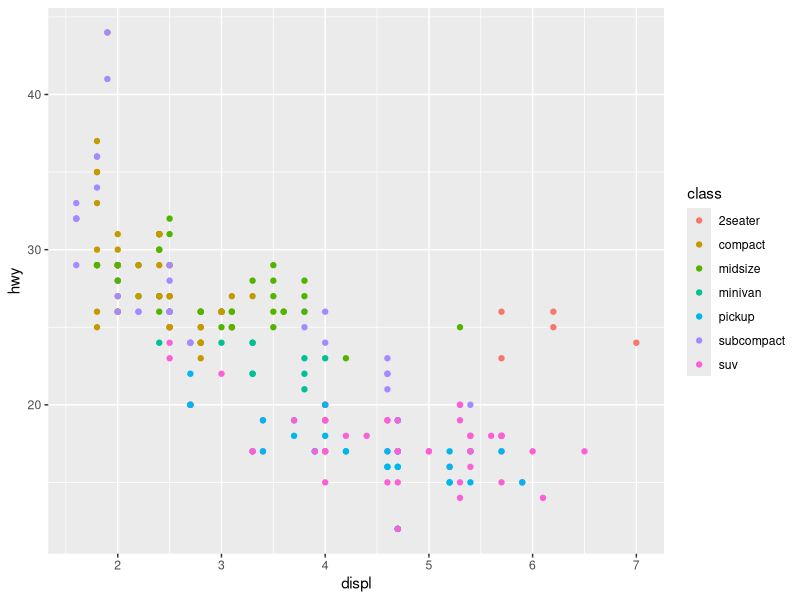
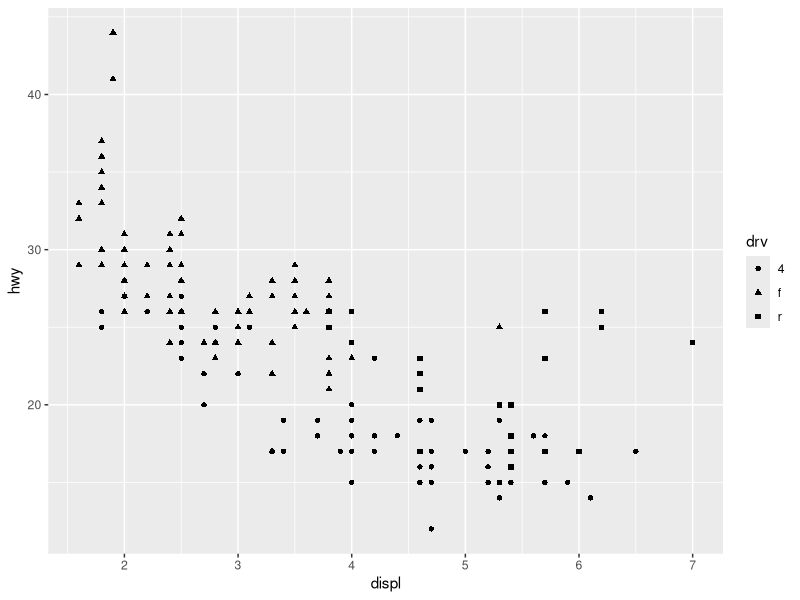
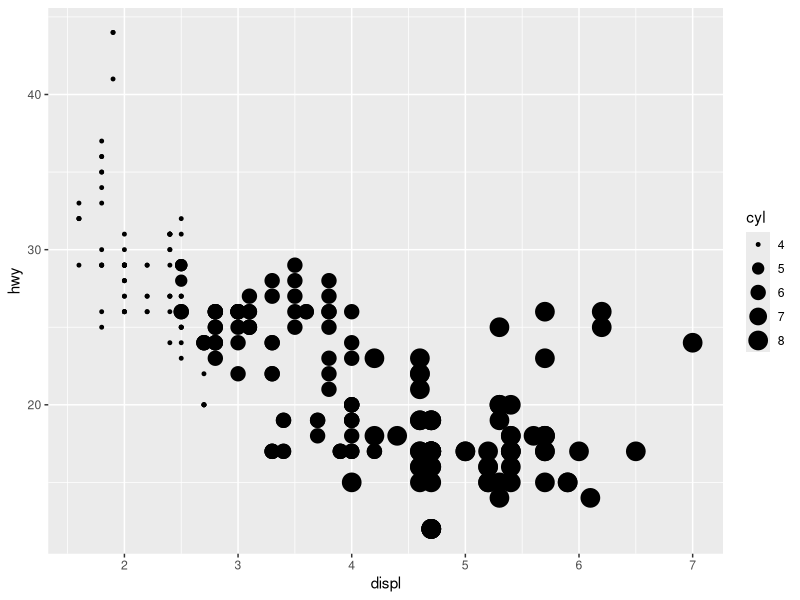
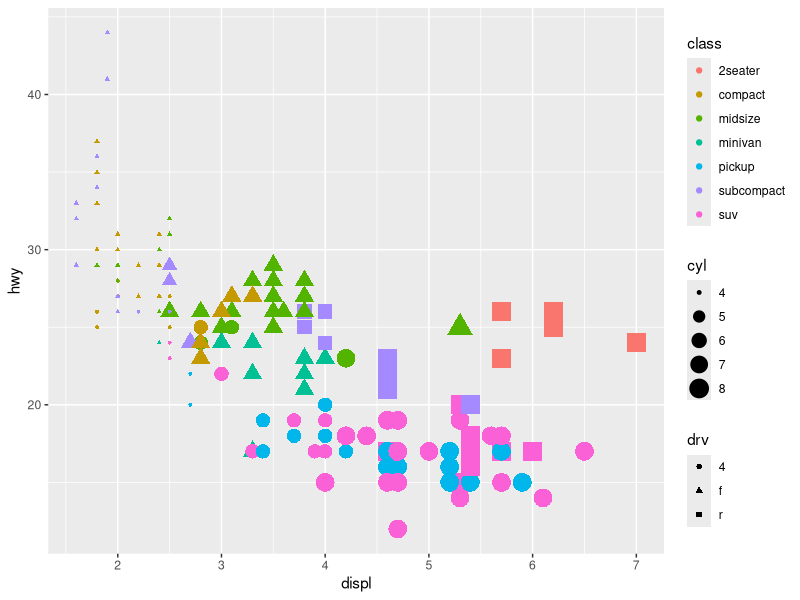
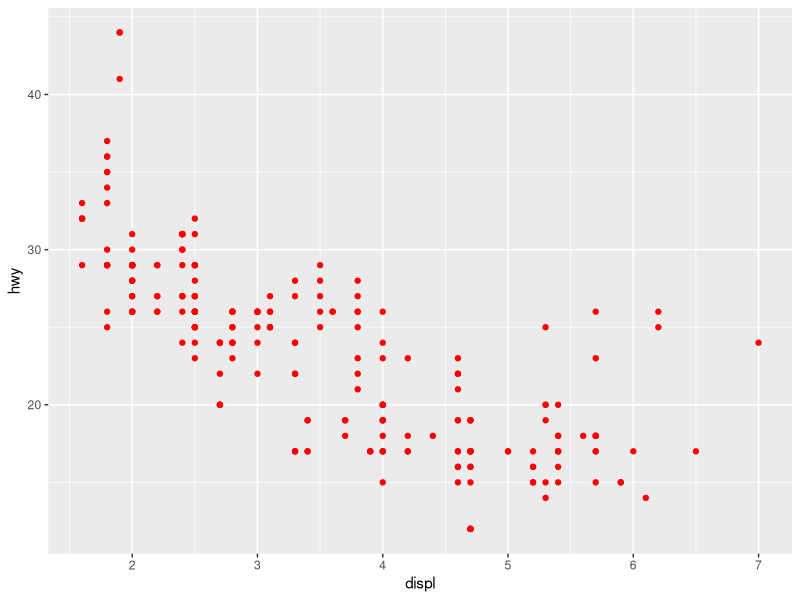
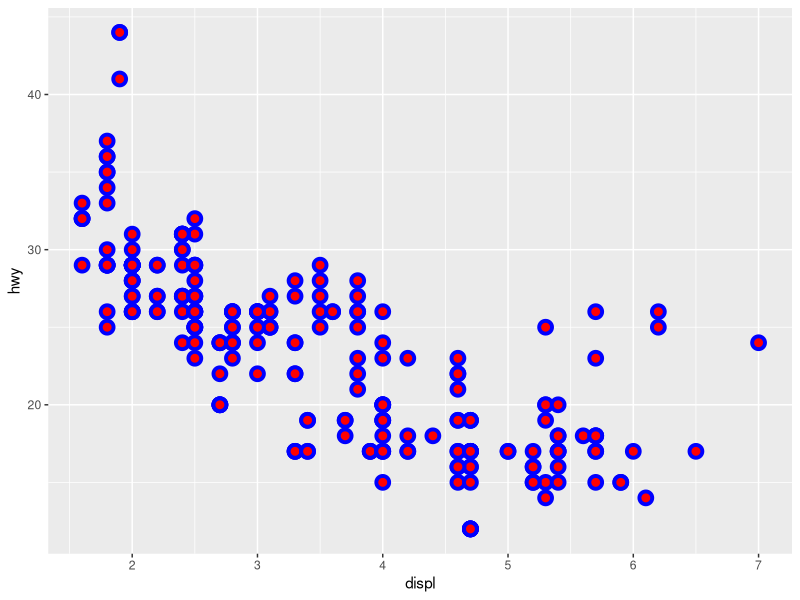
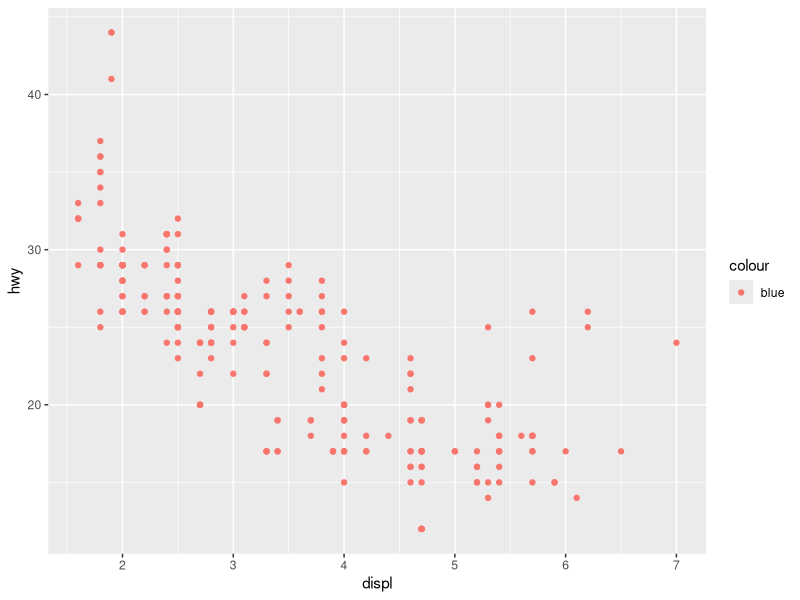
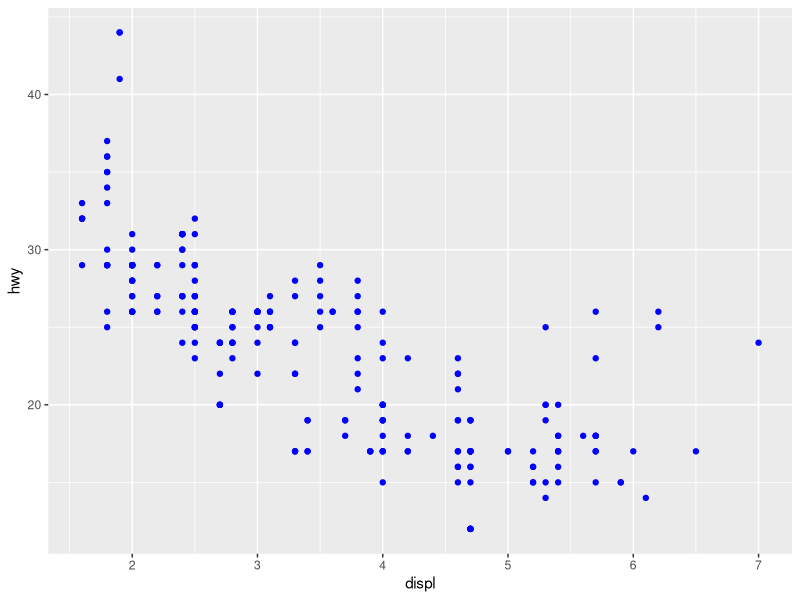

The R script that drew these images, in order:
library(tidyverse)
# 변수 class를 시각적 요소 color와 mapping
ggplot(data=mpg) + 
  geom_point(mapping=aes(x=displ, y=hwy, color=class))

# 변수drv를 시각적 요소 shape와 mapping
ggplot(data=mpg) + 
  geom_point(mapping=aes(x=displ, y=hwy, shape=drv))

# 변수 cyl을 시각적 요소 size와 mapping
ggplot(data= mpg) +
  geom_point(mapping=aes(x=displ, y=hwy, size=cyl))

# 여러 시각적 요소를 동시에 mapping
ggplot(data =mpg) +
  geom_point(mapping=aes(x=displ, y=hwy, color=class,
                         shape=drv, size=cyl))

# 시각적 요소 color의 setting : 모든 점을 빨간 색으로
ggplot(data =mpg) +
  geom_point(mapping=aes(x=displ, y=hwy), color="red")

# 여러 시각적 요소를 동시에 setting
ggplot(data =mpg) +
  geom_point(mapping=aes(x=displ, y=hwy), color="blue",
             size=3, shape= 21, stroke=2,fill="red")

# setting과 mapping
ggplot(data =mpg) +
  geom_point(mapping=aes(x=displ, y=hwy, color="blue"))

ggplot(data =mpg) +
  geom_point(mapping=aes(x=displ, y=hwy), color="blue")


